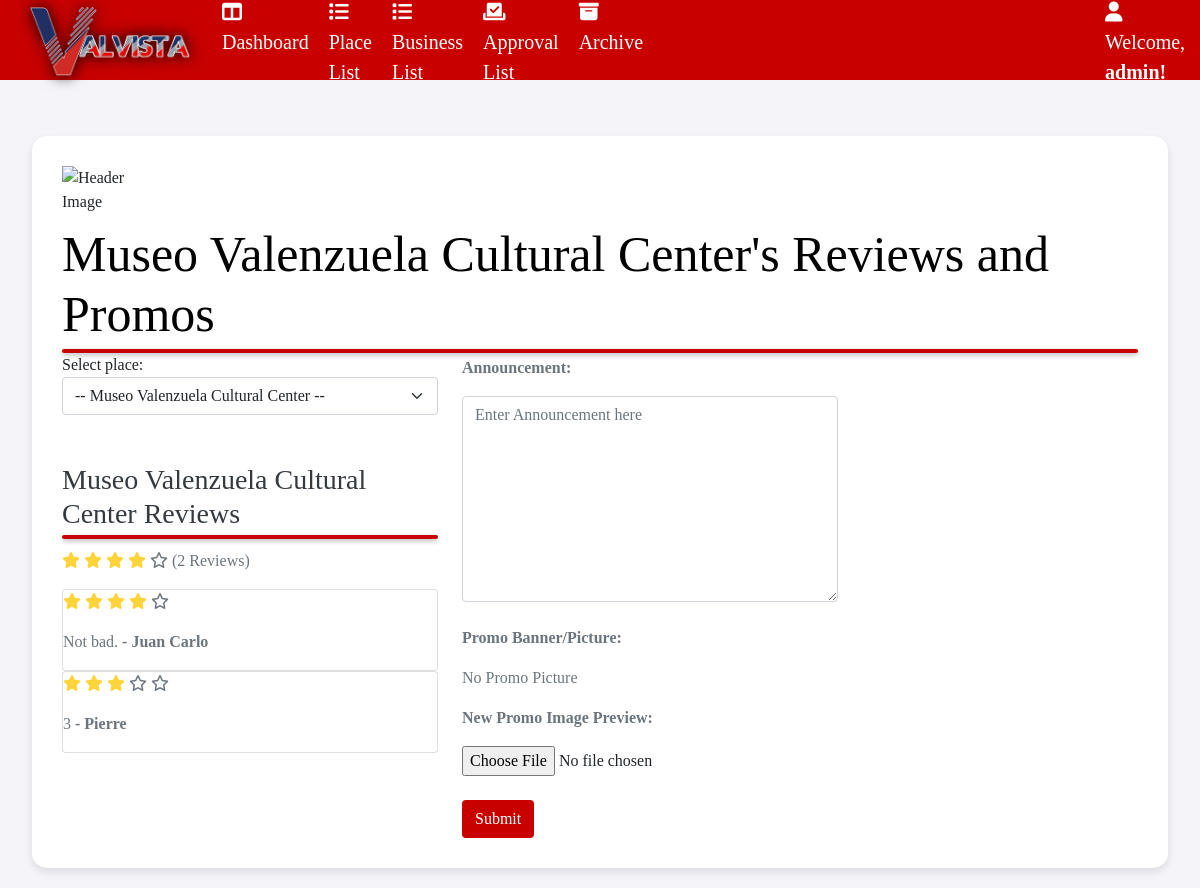
Screenshot of /promo/9/ (signed in) with the database file from the repository.
### website/models.py (models this page shows, shortened)
class Place(models.Model):
        COST_CHOICES = [
        ('0','0'),
        ('1-200','1-200'),
        ('201-500','201-500'),
        ('501+','501+'),
        ]
        STATUS_CHOICES = [
        ('Open','Open'),
        ('Closed','Closed'),
        ('Temporarily Closed','Temporarily Closed'),
        ('For Renovation','For Renovation'),
        ]
        name = models.CharField (max_length=100)
        location = models.CharField (max_length=100)
        description = models.CharField (max_length=1000)
        categories = models.ManyToManyField('Category', related_name='places')
        time = models.CharField (max_length=20)
        timeclose = models.CharField (max_length=20)
        cost = models.CharField(max_length=100, blank=True,null=True,choices= COST_CHOICES)
        photo = models.ManyToManyField(PlaceMedia,related_name='places',blank=True)
        thumbnail = models.ImageField(upload_to="media")
        archived = models.BooleanField(default=False)
        map = models.CharField(max_length=2000,blank=True,null=True)
        promos = models.ImageField(upload_to="media",blank=True,null=True)
        announcement = models.TextField(max_length=5000, blank=True,null=True)
        status = models.CharField(max_length=100, blank=True,null=True,choices= STATUS_CHOICES)
        lat = models.DecimalField(max_digits=30, decimal_places=20, blank=True, null=True)
        lng = models.DecimalField(max_digits=30, decimal_places=20, blank=True, null=True)

class Rating(models.Model):
    place = models.ForeignKey(Place, related_name='ratings', on_delete=models.CASCADE,null=True, blank=True)
    name = models.CharField(max_length=100,null=True, blank=True)
    score = models.IntegerField(choices=[(i, f"{i} Star") for i in range(1, 6)])
    comment = models.TextField(max_length=1000, blank=True, null=True)
    created_at = models.DateTimeField(auto_now_add=True)
    class Meta:
        constraints = [
            models.UniqueConstraint(fields=['place', 'name'], name='unique_place_name')
        ]

### website/views.py (the view)
# urls.py: path('promo/<str:pk>/',views.promo, name="promo"),
@login_required
def promo(request,pk):
    if not request.user.groups.filter(name='Admin').exists():
        return redirect('login')
    else:
        all_admin = Place.objects.all()
        place = get_object_or_404(Place.objects.annotate(
        avg_rating=Avg('ratings__score'), rating_count=Count('ratings')), pk=pk)
        ratings = place.ratings.all()
        if request.POST:
            form = PromoForm(request.POST,request.FILES,instance=place)
            if form.is_valid():
                place = form.save(commit=False)
                place.save()
                messages.success(request, "Promo added successfully.")
                return redirect('adpromo')
        else:
            form = PromoForm(instance=place)
        context = {'form': form, 'place': place,'all_admin': all_admin,'ratings':ratings}
        return render(request, 'promo.html', context)

### website/forms.py
class PromoForm(forms.ModelForm):
 class Meta:
        model = Place
        fields = [
        'promos','announcement'
        ]
        widgets = {
 'announcement': forms.Textarea(attrs={
                'class': 'form-control',
                'id': 'placeannouncement',
                'name': 'placeannouncement',
                'rows': 8,
                'columns':10,
                'placeholder':'Enter Announcement here',
            }),
            'promos': forms.ClearableFileInput(attrs={
                'class': 'custom-file-input',
                'id': 'placephoto',
                'name': 'placephoto'
            }),
        }

### website/templates/promo.html (shortened to what this page needs)
<!DOCTYPE html>
<html lang="en">
<head>
    <link rel="stylesheet" href="https://cdnjs.cloudflare.com/ajax/libs/font-awesome/6.5.1/css/all.min.css">
    <link rel="stylesheet" href="https://cdnjs.cloudflare.com/ajax/libs/font-awesome/4.7.0/css/font-awesome.min.css">
    <link href="https://cdn.jsdelivr.net/npm/bootstrap@5.0.2/dist/css/bootstrap.min.css" rel="stylesheet"
>
    {% load static %}
    <link rel="stylesheet" href="{% static 'promo.css' %}">
</head>
<header>
    <nav>
        <div class="logo">
            <a href="{%url 'dashboard' %}"><img class="logo"src ="\media\media\valvista logo.png" alt="logo"></a>
        </div>
        <ul class="nav-links">
            <li><a href="{%url 'dashboard' %}"><i class="fa-solid fa-table-columns"></i> Dashboard</a></li>
            {% if user.is_authenticated%}
            <li><a href="{%url 'placelist' %}"><i class="fa-solid fa-list"></i> Place List</a></li>
            {%else%}
            <li><a ></i></a></li>
            {%endif%}
            <li><a href="{%url 'businessadmin' %}"><i class="fa-solid fa-list"></i></i> Business List</a></li>
            <li><a href="{%url 'approvallist' %}"><i class="fa-solid fa-check-to-slot"></i> Approval List</a></li>
            <li><a href="{%url 'archives' %}"><i class="fa-solid fa-box-archive"></i> Archive</a></li>
        </ul>
        <ul class="nav-links ul-user">
            {% if user.is_authenticated%}
            <li class="no-hover"><a style="color: white;"><i class="fa-solid fa-user"></i> Welcome, <strong> {{request.user}}!</strong></a></li>
            {%else%}
            <li><a style="margin-left: 400px;" href="{%url 'login' %}"><i class="fa-solid fa-right-to-bracket"></i> Login</a></li>
            {%endif%}
        </ul>
    </nav>
  </header>
    <br><br><br><br>
    <div style="max-width: 1600px;"class=" container">
    <div class="right-box">
        <div class="header-text">
            <img src="https://upload.wikimedia.org/wikipedia/commons/thumb/f/f9/Valenzuela_Seal.svg/768px-Valenzuela_Seal.svg.png" alt="Header Image">
    <h1>{{place.name}}'s Reviews and Promos</h1>
    <div class="row">
        <div class="col">
            <div class="content">
                <label for="place-select">Select place:</label>
                <select id="place-select" class="form-select" onchange="window.location.href=this.value;">
                    <option value="">-- {{place.name}} --</option>
                </select>
            </div>
            <br> <br>
            <div  class="content">
                <h2>{{place.name}} Reviews</h2> <p>{% if place.avg_rating %}
                    {% for i in "12345" %}
                        {% if i <= place.avg_rating|floatformat:0 %}
                        <i class="fa-solid fa-star" style="color: #FFD43B;"></i>
                            {%else%}
                            <i class="fa-regular fa-star"></i>
                        {% endif %}
                    {% endfor %}
                {% else %}
                    (No ratings yet)
                {% endif %} ({{ place.rating_count }} Reviews)</p>
                <div class="container__right">
                    {% if ratings %}
                    {% for rating in ratings %}
                        <div class="card">
                            <div class="card__content">
                                <div class="card__details">
                                    <div class="rating-card">
                                        <p>
                                            {% for i in "12345" %}
                                                {% if forloop.counter <= rating.score %}
                                                <i class="fa-solid fa-star" style="color: #FFD43B;"></i>
                                                {% else %}
                                                <i class="fa-regular fa-star"></i>
                                                {% endif %}
                                            {% endfor %}
                                        </p>
                                        <p>{{ rating.comment }} <strong>- {{ rating.name }}</strong></p>
                                    </div>
                                </div>
                            </div>
                        </div>
                    {% endfor %}
                {% else %}
                    <p>No ratings yet.</p>
                {% endif %}
                </div>
            </div>
</div>
<div style="margin-right: 300px;" class="col">
    <form method="post" enctype="multipart/form-data">
        <p style="margin-top: 3px;"><strong> Announcement:</strong></p>
        {{form.announcement}}<br>
        <p><strong> Promo Banner/Picture:</strong></p>
        {% if place.promos %}
        <div>
            <img src="{{ place.promos.url }}" alt="Current Promo Image" style="max-width: 200px; height: auto;border-radius: 10px;">
        </div>
        {%else%}
        <p>No Promo Picture</p>
    {% endif %}
    <div>
        <p><strong>New Promo Image Preview:</strong></p>
    </div>
    {{form.promos}}
    <br><br>
    <button type="submit" class="btn">Submit</button>
</form>
</div>
    </div>
</div>
</body>
</html>

### website/static/promo.css (style rules this page uses)
* { box-sizing: border-box; margin: 0; padding: 0; font-family:'Franklin Gothic'; }
nav { padding: 20px 30px; display: flex; align-items: center; background: #c80000; position: fixed; width: 100%; height: 80px; top: 0; left: 0; z-index: 1100; }
.logo { margin-top: 1px; height: 70px; width: 160px; filter: drop-shadow(0 0 7px rgba(0, 0, 0, 0.5)); }
nav ul { display: flex; margin-top: 20px; margin-right: 30px; gap: 20px; z-index: 1; }
.ul-user { margin-left: 400px; }
nav ul li { list-style-type: none; }
nav ul li a { text-decoration: none; color: #fff; font-size: 20px; transition: color 0.3s ease; display: inline-block; }
.right-box { margin: 40px 20px 20px 20px; background-color: #fff; padding: 30px; border-radius: 15px; box-shadow: 0 4px 8px rgba(0, 0, 0, 0.1); display: flex; justify-content: space-between; align-items: flex-start; }
.header-text { flex: 1; }
.right-box { display: flex; align-items: center; }
.header-text img, .header-text h1 { display: inline-block; vertical-align: middle; margin: 0; }
.header-text h2 { color: #343a40; font-size: 28px; margin-bottom: 10px; }
.header-text p { color: #6c757d; }
.header-text img { width: 100px; height: auto; margin-bottom: 10px; }
.btn { background-color: #c80000; color:white }
h1 { color: black; font-size: 50px; }
h1::after { content: ''; display: block; height: 4px; background: linear-gradient(90deg, #c80000, #c80000); border-radius: 5px; margin: 5px auto 0; box-shadow: 0 2px 5px rgba(0, 0, 0, 0.3); transition: background 0.3s ease; }
h2::after { content: ''; display: block; height: 4px; background: linear-gradient(90deg, #c80000, #c80000); border-radius: 5px; margin: 5px auto 0; box-shadow: 0 2px 5px rgba(0, 0, 0, 0.3); transition: background 0.3s ease; }

### rows the page displays
Place: name "Museo Valenzuela Cultural Center", rating_count "2"
Rating: score 4 (drawn), comment "Not bad.", name "Juan Carlo"
Rating: score 3 (drawn), comment "3", name "Pierre"

### other values shown
{{ request.user }} "admin"
